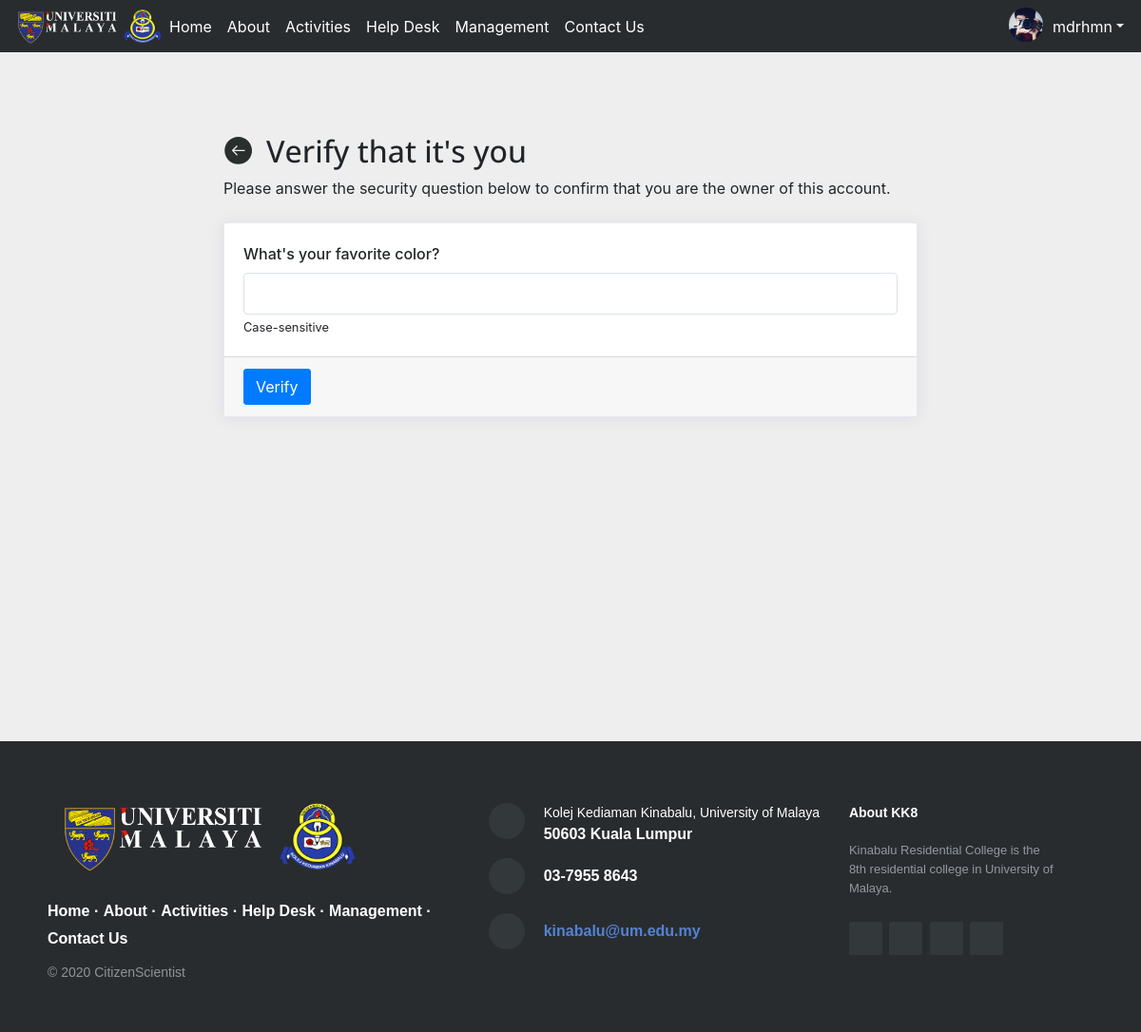
The app's page /securityq.php (signed in) with its own data.
### tables this page shows
CREATE TABLE `student_T` (
  `studentID` int(10) UNSIGNED NOT NULL,
  `username` varchar(50) NOT NULL,
  `password` varchar(100) NOT NULL,
  `email` varchar(50) NOT NULL,
  `first_name` varchar(50) DEFAULT NULL,
  `last_name` varchar(50) DEFAULT NULL,
  `profile_pic_path` varchar(1000) DEFAULT NULL,
  `faculty` varchar(100) DEFAULT NULL,
  `biography` varchar(240) DEFAULT NULL,
  `phone_no` varchar(11) DEFAULT NULL,
  `twitter_acc` varchar(50) DEFAULT NULL,
  `facebook_acc` varchar(50) DEFAULT NULL,
  `address` varchar(500) DEFAULT NULL,
  `city` varchar(50) DEFAULT NULL,
  `state` varchar(50) DEFAULT NULL,
  `zip` int(5) DEFAULT NULL,
  `question` varchar(100) NOT NULL,
  `answer` varchar(100) NOT NULL
);

### securityq.php (the view, shortened to what this page needs)
<?php
include_once("config.php");
?>
<!DOCTYPE html>
<html lang="en">
<head>
    <link rel="stylesheet" href="css/bootstrap.css">
    <link href="https://unpkg.com/aos@2.3.1/dist/aos.css" rel="stylesheet">
    <link rel="stylesheet" type="text/css" href="css/fontawesome-free-5.13.0-web/css/all.css">
    <link rel="stylesheet" type="text/css" href="css/home.css">
    <link rel="stylesheet" href="css/usersettings.css">
    <link rel="stylesheet" href="css/reset.css">
</head>
<body>
    <header>
        <div id="navbar" class="navbar navbar-expand-sm navbar-light">
            <img id="logo" class="um-logo" src="imgs/UM-LOGO.png" alt="um-logo" width="120" height="45">
            <img id="logo" class="kk8-logo" src="imgs/KK8-LOGO.png" alt="kk8-logo" width="40" height="35">
            <div class="collapse navbar-collapse" id="navbarSupportedContent">
                <ul class="navbar-nav mr-auto">
                    <li class="nav-item">
                        <a class="nav-link" href="home.php">Home</a>
                    </li>
                    <li class="nav-item">
                        <a class="nav-link" href="home.php#profile">About</a>
                    </li>
                    <li class="nav-item">
                        <?php
                        if (
                            isset($_SESSION['logged_in']) && $_SESSION['studentID']
                            && $_SESSION['username']
                        ) {
                            echo '<a class="nav-link" href="myActivity.php">Activities</a>';
                        } else {
                            echo '<a class="nav-link" href="home.php?action=login">Activities</a>';
                        }
                        ?>
                    </li>
                    <li class="nav-item">
                        <?php
                        if (
                            isset($_SESSION['logged_in']) && $_SESSION['studentID']
                            && $_SESSION['username']
                        ) {
                            echo '<a class="nav-link" href="helpdesk.php">Help Desk</a>';
                        } else {
                            echo '<a class="nav-link" href="home.php?action=login">Help Desk</a>';
                        }
                        ?>
                    </li>
                    <li class="nav-item">
                        <a class="nav-link" href="home.php#team">Management</a>
                    </li>
                    <li class="nav-item">
                        <a id="contact-us" class="nav-link" href="#footer">Contact Us</a>
                    </li>
                </ul>
                <?php
                if (
                    isset($_SESSION['logged_in']) && $_SESSION['studentID']
                    && $_SESSION['username']
                ) {
                    echo
                        '<ul class="nav navbar-nav navbar-right ml-auto">
                            <li class="nav-item dropdown">
                                <a href="#" data-toggle="dropdown" class="nav-link dropdown-toggle user-action">
                        ';
                    $username = $_SESSION['username'];
                    $studentID = $_SESSION['studentID'];
                    $check_profile_pic =  mysqli_query($mysqli, "SELECT profile_pic_path FROM student_T WHERE studentID = '$studentID' AND username = '$username'");
                    $res = mysqli_fetch_array($check_profile_pic);
                    $image = "imgs/profilepicture/" . $res["profile_pic_path"];
                    echo '<img src="' . $image . '" class="avatar" alt="Avatar">';
                    echo $_SESSION['username'];
                    echo '<b class="caret"></b></a>';
                    echo
                        '<ul class="dropdown-menu dropdown-menu-right">
                                    <li><a href="userprofile.php" class="dropdown-item"><i class="fas fa-user"></i> Profile</a></li>
                                    <li class="divider dropdown-divider"></li>
                                    <li>
                                        <div class="text-center">
                                            <a href="processLogout.php?action=logout" class="btn btn-danger" role="button">Log Out</a>
                                        </div>
                                    </li>
                                </ul>
                            </li>
                        </ul>';
                } else {
                    echo '<button type="button" class="btn btn-primary" data-toggle="modal" data-target="#login-modal">Log
                        In</button>';
                } ?>
            </div>
        </div>
    </header>
    <main>
        <div class="container padding-bottom-3x mb-2">
            <div class="row justify-content-center">
                <div class="col-lg-8 col-md-10">
                    <div class="header-container">
                        <a href="javascript:self.history.back();">
                            <img src="imgs/icons/BackBTN2.svg" alt="back" class="back-button mt-1">
                        </a>
                        <h2>Verify that it's you</h2>
                    </div>
                    <?php
                    if (isset($_SESSION['studentID'])) {
                        $studentID = $_SESSION['studentID'];
                    }
                    $result = mysqli_query($mysqli, "SELECT question,answer FROM student_t WHERE studentID=$studentID  ");
                    $res = mysqli_fetch_array($result);
                    $question = $res['question'];
                    ?>
                    <p>Please answer the security question below to confirm that you are the owner of this account.</p>
                    <form method="post" action="securitysettings.php" class="card mt-4">
                        <div class="card-body">
                            <div class="form-group">
                                <label><?php echo $question; ?> </label>
                                <input class="form-control" name="answer" type="text" required>
                                <small>Case-sensitive</small>
                            </div>
                        </div>
                        <div class="card-footer">
                            <input type="submit" name="verifySecurity" class="btn btn-primary" value="Verify"></input>
                        </div>
                    </form>
                </div>
            </div>
        </div>
    </main>
</body>
<footer id="footer" class="footer-distributed">
    <div class="footer-left">
        <img id="logo" class="um-logo" src="imgs/UM-LOGO.png" alt="um-logo" width="240" height="90">
        <img id="logo" class="kk8-logo" src="imgs/KK8-LOGO.png" alt="kk8-logo" width="80" height="70">
        <p class="footer-links">
            <?php
            if (
                isset($_SESSION['logged_in']) && $_SESSION['studentID']
                && $_SESSION['username']
            ) {
                echo
                    '
                    <a href="home.php">Home</a>
                    ·
                    <a href="home.php#profile">About</a>
                    ·
                    <a href="myActivity.html">Activities</a>
                    ·
                    <a href="helpdesk.php">Help Desk</a>
                    ·
                    <a href="home.php#team">Management</a>
                    ·
                    <a href="#footer">Contact Us</a>
                    ';
            }
            ?>
        </p>
        <p class="footer-company-name">© 2020 CitizenScientist</p>
    </div>
    <div class="footer-center">
        <div>
            <i class="fa fa-map-marker"></i>
            <p><span>Kolej Kediaman Kinabalu, University of Malaya</span> 50603 Kuala Lumpur</p>
        </div>
        <div>
            <i class="fa fa-phone"></i>
            <p>03-7955 8643</p>
        </div>
        <div>
            <i class="fa fa-envelope"></i>
            <p><a href="mailto:kinabalu@um.edu.my">kinabalu@um.edu.my</a></p>
        </div>
    </div>
    <div class="footer-right">
        <p class="footer-company-about">
            <span>About KK8</span>
            Kinabalu Residential College is the 8th residential college in University of Malaya.
        </p>
        <div class="footer-icons">
            <div class="f_social_icon">
                <span class="facebook">
                    <a href="https://www.facebook.com/Kolej-Kediaman-Kinabalu-KK8-Universiti-Malaya-OFFICIAL-148001638614165/" class="fab fa-facebook"></a>
                </span>
                <span class="twitter">
                    <a href="https://twitter.com/kinabalu8th?lang=en" class="fab fa-twitter"></a>
                </span>
                <span class="instagram">
                    <a href="https://www.instagram.com/kolej_kediaman8/?hl=en" class="fab fa-instagram"></a>
                </span>
                <span class="youtube">
                    <a href="https://www.youtube.com/channel/UCzZEY-tpmrvap3R-zPf7JJg" class="fab fa-youtube"></a>
                </span>
            </div>
        </div>
    </div>
</footer>
</html>

### css/home.css (style rules this page uses)
* { box-sizing: border-box; }
body { background-color: #eee; box-sizing: border-box; margin: 0; padding: 0; border: 0; overflow-x: hidden; }
html { scroll-behavior: smooth; }
h2 { font-family: 'Open Sans', sans-serif; }
img { vertical-align: middle; border-style: none; }
.navbar { overflow: visible; background-color: transparent; padding: 30px 10px; transition: 0.4s; position: fixed; width: 100%; margin: 0; z-index: 99; top: 0; will-change: transform; }
.navbar-light .navbar-nav .nav-link { color: white; }
.nav-link img { border-radius: 50%; width: 36px; height: 36px; margin: -8px 0; float: left; margin-right: 10px; }
.footer-distributed { background-color: #292c2f; box-shadow: 0 1px 1px 0 rgba(0, 0, 0, 0.12); box-sizing: border-box; width: 101%; text-align: left; font: bold 16px sans-serif; padding: 55px 50px; will-change: transform; }
.footer-distributed .footer-left, .footer-distributed .footer-center, .footer-distributed .footer-right { display: inline-block; vertical-align: top; }
.footer-distributed .footer-left { width: 40%; }
.footer-distributed .footer-links { color: #ffffff; margin: 20px 0 12px; padding: 0; }
.footer-distributed .footer-links a { display: inline-block; line-height: 1.8; text-decoration: none; color: inherit; }
.footer-distributed .footer-company-name { color: #8f9296; font-size: 14px; font-weight: normal; margin: 0; }
.footer-distributed .footer-center { width: 35%; }
.footer-distributed .footer-center i { background-color: #33383b; color: #ffffff; font-size: 25px; width: 38px; height: 38px; border-radius: 50%; text-align: center; line-height: 42px; margin: 10px 15px; vertical-align: middle; }
.footer-distributed .footer-center i.fa-envelope { font-size: 17px; line-height: 38px; }
.footer-distributed .footer-center p { display: inline-block; color: #ffffff; vertical-align: middle; margin: 0; }
.footer-distributed .footer-center p span { display: block; font-weight: normal; font-size: 14px; line-height: 2; }
.footer-distributed .footer-center p a { color: #5383d3; text-decoration: none; ; }
.footer-distributed .footer-right { width: 20%; padding-top: 10px; }
.footer-distributed .footer-company-about { line-height: 20px; color: #92999f; font-size: 13px; font-weight: normal; margin: 0; }
.footer-distributed .footer-company-about span { display: block; color: #ffffff; font-size: 14px; font-weight: bold; margin-bottom: 20px; }
.footer-distributed .footer-icons { margin-top: 25px; }
.footer-distributed .footer-icons a { display: inline-block; width: 35px; height: 35px; cursor: pointer; background-color: #33383b; border-radius: 2px; font-size: 20px; color: #ffffff; text-align: center; line-height: 35px; margin-right: 3px; margin-bottom: 5px; }
.f_social_icon a { text-decoration: none; width: 46px; height: 46px; border-radius: 50%; font-size: 14px; line-height: 45px; color: #858da8; display: inline-block; background: #ebeef5; text-align: center; -webkit-transition: all 0.2s linear; -o-transition: all 0.2s linear; transition: all 0.2s linear; }
.form-control { box-shadow: none; border-color: #ddd; }
.form-group { margin: auto; width: 100%; }
.form-control { height: 40px; box-shadow: none; }
.form-control, .btn { border-radius: 3px; }
.form-control { height: 45px; }

### css/usersettings.css (style rules this page uses)
body { background: #eee; }
main { min-height: 90vh; }
a { text-decoration: none; }
h2 { font-family: 'Open Sans', sans-serif; }
.card { margin-bottom: 1.5rem; box-shadow: 0 1px 15px 1px rgba(52, 40, 104, .08); }
.card { position: relative; display: -ms-flexbox; display: flex; -ms-flex-direction: column; flex-direction: column; min-width: 0; word-wrap: break-word; background-color: #fff; background-clip: border-box; border: 1px solid #e5e9f2; border-radius: .2rem; }
.header-container { display: flex; padding-top: 50px; }
.container { margin-top: 60px; }
.back-button { margin-top: 2px; margin-right: 15px; height: 30px; transition: 0.2s; }
.header-container { margin-top: 70px; display: flex; }
.navbar { background: #292c2f; padding: 5px 10px!important; }

### records on screen
student_t: profile_pic_path (picture), question "What's your favorite color?"

### other values on screen
$_SESSION['username'] "mdrhmn"
